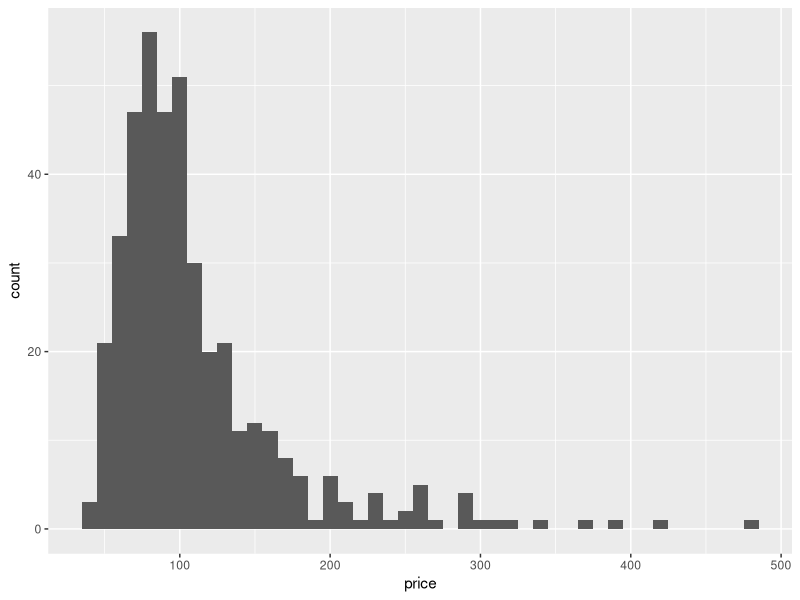
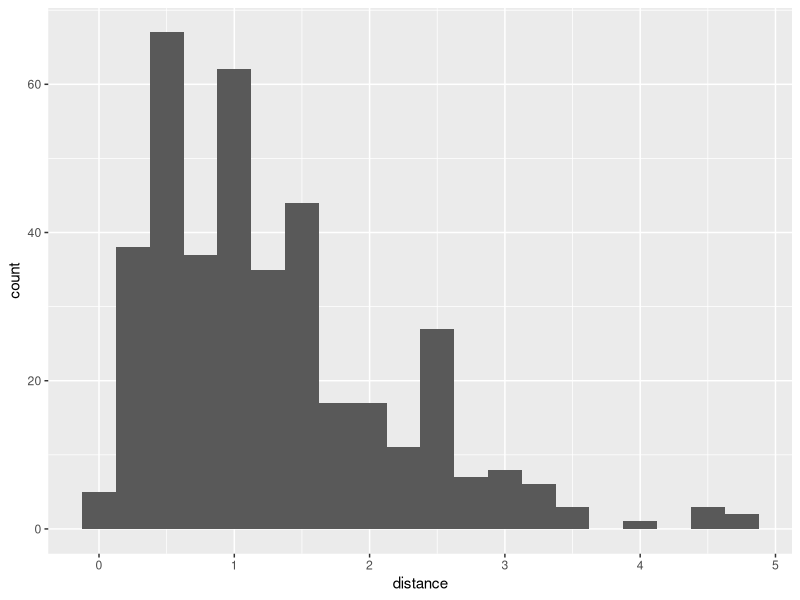
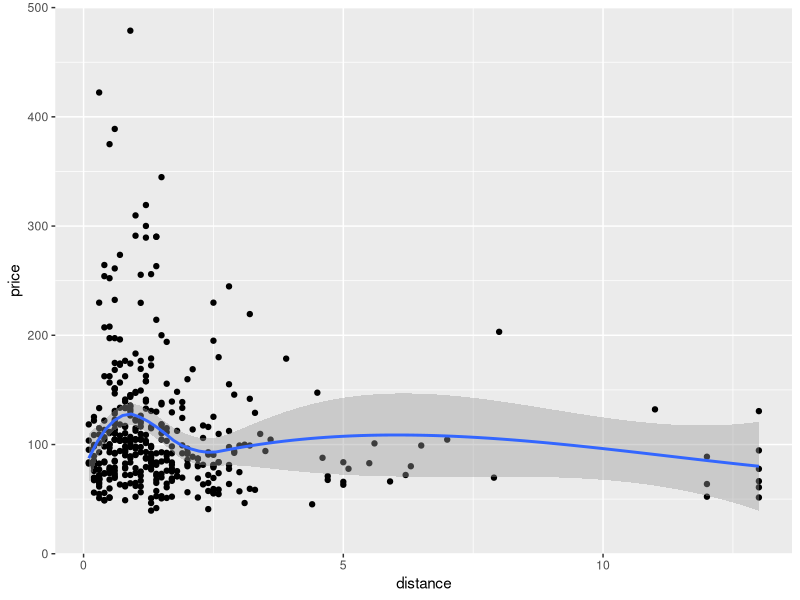
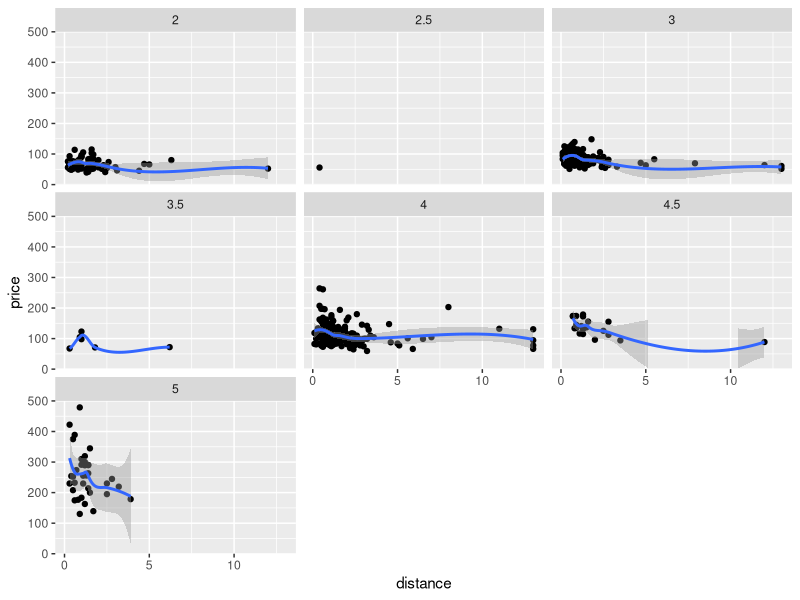
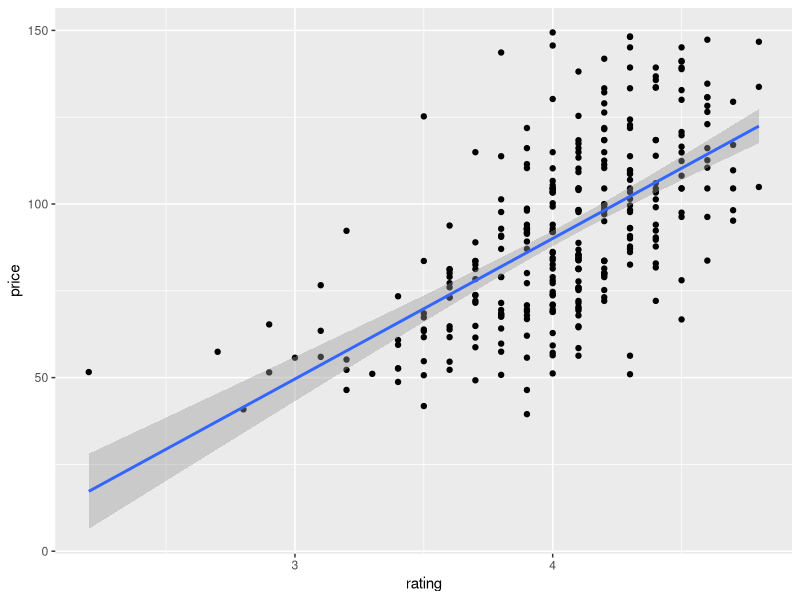
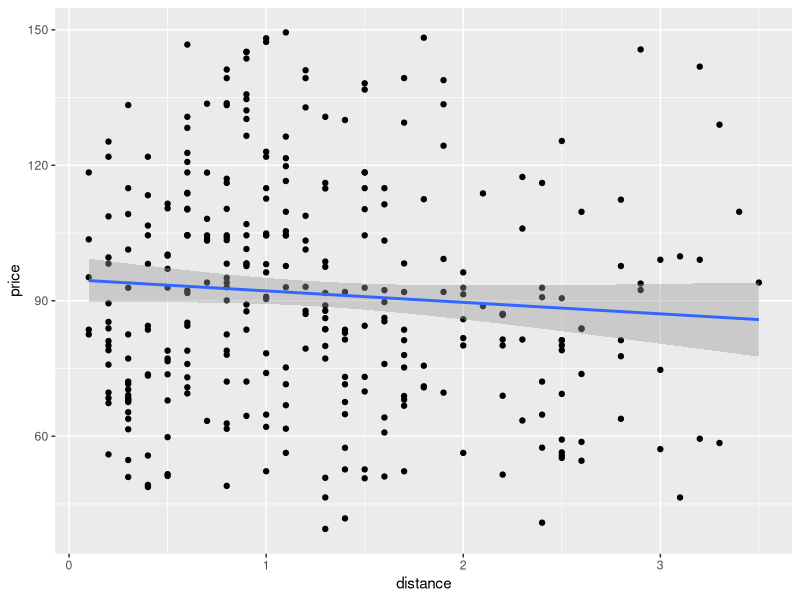
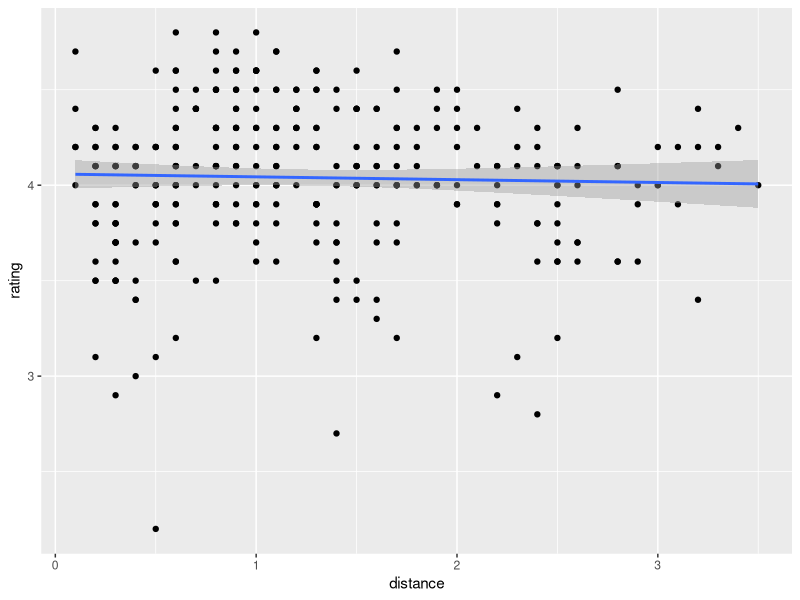
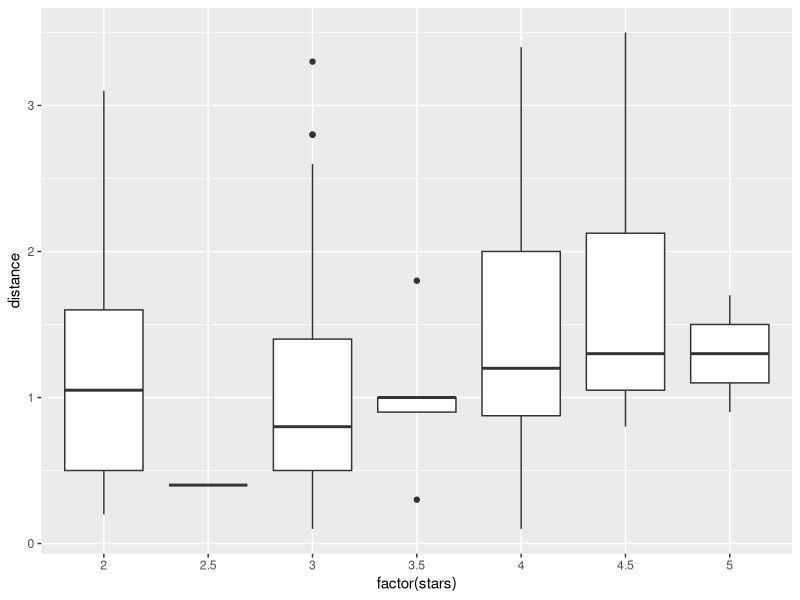

Write R code to recreate these figures, in order.
library(data.table)
library(ggplot2)

hotels <- fread('hotels_all_nov21.csv')

str(dt)
head(dt)


##dt[, .N, by = accommodation_type][order(-N)]

dt <- hotels[accommodation_type %in% c('Hotel', 'Hostel'), ]
dt <- dt[stars >= 2, ]
dt <- dt[city == 'Barcelona', ]

###

ggplot(dt, aes(price)) + geom_histogram(binwidth = 10)
ggplot(dt[distance<5, ], aes(distance)) + geom_histogram(binwidth = .25)

p <- ggplot(dt, aes(distance, price)) + geom_point() + 
  geom_smooth() + 
  scale_y_continuous(expand = c(0, 0), limits = c(0,500))
p
p + facet_wrap(~stars)

###

dt <- dt[price <= 150, ]
dt <- dt[distance <= 3.5, ]
dt <- dt[order(-price), c('name', 'stars', 'rating', 'distance', 'price')]


ggplot(dt, aes(rating, price)) + geom_point() + geom_smooth(method = 'lm')
ggplot(dt, aes(distance, price)) + geom_point() + geom_smooth(method = 'lm')
ggplot(dt, aes(distance, rating)) + geom_point() + geom_smooth(method = 'lm')

ggplot(dt, aes(factor(stars), distance)) + geom_boxplot()


head(dt)

## binary
cutoff <- dt[, median(distance)]
dt[, is_close := distance < cutoff]

binary_model <- dt[, .(avg_price = mean(price)), by = is_close]
ggplot(binary_model, aes(is_close, avg_price)) + geom_point() + 
                                                  scale_y_continuous(expand = c(0, 0), limits = c(0,150)) +
                                                  geom_text(aes(label = round(avg_price, 2)), hjust = - 0.1, vjust = 1)

dt[, binary_pred := mean(price), by = is_close]
r2_binary <- var(dt$binary_pred) / var(dt$price)
r2_binary

## lowess

loess_model <- loess(price ~ distance, dt)
dt$loess_pred <- predict(loess_model)

ggplot(dt, aes(distance, price)) + geom_point() + geom_smooth(method = 'loess')
ggplot(dt, aes(distance, price)) + geom_point() + geom_line(data=dt,aes(x=distance,y=loess_pred),colour="blue")

r2_loess <- var(dt$loess_pred) / var(dt$price)
r2_loess

## simple linear regression
simpleLM <- lm(price ~ distance, dt)
summary(simpleLM)

dt$simpleLM_pred <- predict(simpleLM)

ggplot(dt, aes(distance, price)) + geom_point() + geom_smooth(method = 'lm')
ggplot(dt, aes(distance, price)) + geom_point() + 
                                    geom_line(data=dt,aes(x=distance,y=simpleLM_pred),colour="blue")

r2_simpleLM <- var(dt$simpleLM_pred) / var(dt$price)
r2_simpleLM 

# ## non-linears
# 
# ## log(price)
# dt[, ln_price := log(price)]
# 
# logLM <- lm(ln_price ~ distance, dt)
# summary(logLM)
# 
# dt$logLM_pred <- predict(logLM) ##transform this back to original price level
# 
# ggplot(dt, aes(distance, ln_price)) + geom_point() + geom_smooth(method = 'lm')
# ggplot(dt, aes(distance, ln_price)) + geom_point() + 
#   geom_line(data=dt,aes(x=distance,y=logLM_pred),colour="blue")
# 
# r2_logLM <- var(dt$logLM_pred) / var(dt$ln_price)
# r2_logLM 
# 
# ## spline (knots 1 - 2)
# library(lspline)
# 
# ##1 knot
# spline_1knot_model <- lm(price ~ lspline(distance, cutoff), data=dt)
# summary(spline_1knot_model)
# dt$spline_1knot_pred <- predict(spline_1knot_model)
# 
# ggplot(data = dt, aes(x=distance, y=price)) +
#   geom_point(size=1.5, colour="orange",shape=4) +
#   labs(x="Distance to city center (km)",y="Hotel price (EUR)")+
#   geom_line(data=dt,aes(x=distance,y=spline_1knot_pred),colour="blue")+
#   geom_vline(xintercept=cutoff,colour="red")
# 
# r2_spline_1knot <- var(dt$spline_1knot_pred) / var(dt$price)
# r2_spline_1knot
# 
# ## 2 knots
# knots = c(1, 2.5)
# spline_2knot_model <- lm(price ~ lspline(distance, knots), data = dt)
# summary(spline_2knot_model)
# dt$spline_2knot_pred <- predict(spline_2knot_model)
# 
# ggplot(data = dt, aes(x = distance, y = price)) +
#   geom_point(size = 1.5, colour = "orange", shape = 4) +
#   labs(x = "Distance to city center (km)", y = "Hotel price (EUR)") +
#   geom_line(data = dt, aes(x = distance, y = spline_2knot_pred), colour = "blue") +
#   geom_vline(xintercept = knots, colour = "red")
# 
# r2_spline_2knot <- var(dt$spline_2knot_pred) / var(dt$price)
# r2_spline_2knot
# 
# ## poly (quadratic - cubic)
# dt$distance_sq <- dt$distance ^ 2
# dt$distance_cub <- dt$distance ^ 3
# 
# ## square
# sqLM_model <- lm(price ~ distance + distance_sq, dt)
# summary(sqLM_model)
# dt$sqLM_pred <- predict(sqLM_model)
# 
# ggplot(data = dt, aes(x = distance, y = price)) + geom_point(size = 2, color = "orange", shape = 4) +
#   labs(x = "Distance to city center (km)", y = "Hotel price (EUR)") +
#   geom_line(data = dt, aes(x = distance, y = sqLM_pred), color = "blue")
# 
# r2_sqLM <- var(dt$sqLM_pred) / var(dt$price)
# r2_sqLM
# 
# ##cubic
# cubLM_model <- lm(price ~ distance + distance_sq + distance_cub, dt)
# summary(cubLM_model)
# dt$cubLM_pred <- predict(cubLM_model)
#   
# ggplot(data = dt, aes(x = distance, y = price)) + geom_point(size = 2, color = "orange", shape = 4) +
#   labs(x = "Distance to city center (km)", y = "Hotel price (EUR)") +
#   geom_line(data = dt, aes(x = distance, y = cubLM_pred), color = "blue")
# 
# r2_cubLM <- var(dt$cubLM_pred) / var(dt$price)
# r2_cubLM
# 
# ## interpretation
# 
# ##why the strange breakdown?
# ## short overview of distance categories
# install.packages('ggmap')
# library(ggmap)
# geocodes <- dt[,.N]
# 
# ggplot(dt, aes(coordinatelon, coordinatelat, color = category)) + geom_point()
# 
# map <- get_map(location = 'Barcelona', zoom = 14, maptype = 'roadmap')
# ggmap(map) + geom_point(data = dt[distance<.25, ], aes(coordinatelon, coordinatelat, color = category), size = 4)
# 
# dt[, distance_cat := cut(distance, breaks = c(0, 1.1, 2.5, Inf), labels = c('<1.1', '1.1 - 2.5', '2.5+'))]
# 
# ggmap(map) + geom_point(data = dt[], aes(coordinatelon, coordinatelat, color = price, shape = distance_cat), size = 3) +
#   scale_color_continuous(low = 'grey', high = 'black')
# 
# ## sub-sample
# dt[, .N, by = stars][order(as.numeric(-stars))]
# dt[, .N, by = rating][order(-rating)]
# 
# ggplot(data = dt, aes(x = stars)) + geom_bar()
# 
# 
# 
# ## create 3 sub-groups: 2-2.5 stars, 3-3.5 stars, 4+
# 
# dt <- hotels[accommodation_type %in% c('Hotel', 'Hostel'), ]
# dt <- dt[city == 'Barcelona', ]
# 
# dt[, category := cut(stars, c(0, 2.99, 3.99, Inf), labels = c('1*/2*', '3*', '4*+')), by = stars]
# 
# dt[, .N, by = c('category', 'stars')][order(-stars)]
# 
# ggplot(data = dt, aes(x = distance, y = category)) + geom_point() 
# 
# ggplot(data = dt, aes(x = distance, y = price, color = category)) + geom_point()
# 
# dt[price == max(price), c('name', 'stars', 'rating', 'price')] ##looks like a data issue... drop it!
# dt <- dt[price < max(price), ]
# ggplot(data = dt, aes(x = distance, y = price, color = category)) + geom_point()
# 
# 
# 
# ?scale_color_continuous
